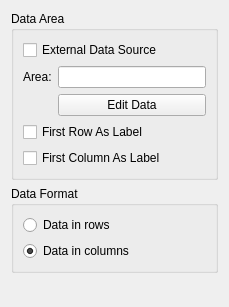
<ui version="4.0" >
 <class>ChartDataConfigWidget</class>
 <widget class="QWidget" name="ChartDataConfigWidget" >
  <property name="geometry" >
   <rect>
    <x>0</x>
    <y>0</y>
    <width>229</width>
    <height>307</height>
   </rect>
  </property>
  <property name="windowTitle" >
   <string>Data Configuration</string>
  </property>
  <layout class="QGridLayout" >
   <item row="0" column="0" >
    <widget class="QGroupBox" name="m_areaBox" >
     <property name="title" >
      <string>Data Area</string>
     </property>
     <layout class="QGridLayout" >
      <item row="0" column="0" colspan="2" >
       <widget class="QCheckBox" name="useExternalDatasource" >
        <property name="text" >
         <string>External Data Source</string>
        </property>
       </widget>
      </item>
      <item row="1" column="0" >
       <widget class="QLabel" name="areaLabel" >
        <property name="text" >
         <string>Area:</string>
        </property>
       </widget>
      </item>
      <item row="1" column="1" >
       <widget class="QLineEdit" name="area" />
      </item>
      <item row="2" column="1" >
       <widget class="QPushButton" name="editData" >
        <property name="text" >
         <string>Edit Data</string>
        </property>
       </widget>
      </item>
      <item row="3" column="0" colspan="2" >
       <widget class="QCheckBox" name="m_firstRowAsLabel" >
        <property name="text" >
         <string>First Row As Label</string>
        </property>
       </widget>
      </item>
      <item row="4" column="0" colspan="2" >
       <widget class="QCheckBox" name="m_firstColumnAsLabel" >
        <property name="text" >
         <string>First Column As Label</string>
        </property>
       </widget>
      </item>
     </layout>
    </widget>
   </item>
   <item row="1" column="0" >
    <widget class="QGroupBox" name="m_formatBox" >
     <property name="title" >
      <string>Data Format</string>
     </property>
     <layout class="QVBoxLayout" >
      <item>
       <widget class="QRadioButton" name="m_dataInRows" >
        <property name="text" >
         <string>Data in rows</string>
        </property>
       </widget>
      </item>
      <item>
       <widget class="QRadioButton" name="m_dataInColumns" >
        <property name="text" >
         <string>Data in columns</string>
        </property>
        <property name="checked" >
         <bool>true</bool>
        </property>
       </widget>
      </item>
     </layout>
    </widget>
   </item>
   <item row="2" column="0" >
    <spacer>
     <property name="orientation" >
      <enum>Qt::Vertical</enum>
     </property>
     <property name="sizeHint" >
      <size>
       <width>20</width>
       <height>40</height>
      </size>
     </property>
    </spacer>
   </item>
  </layout>
 </widget>
 <resources/>
 <connections/>
</ui>
